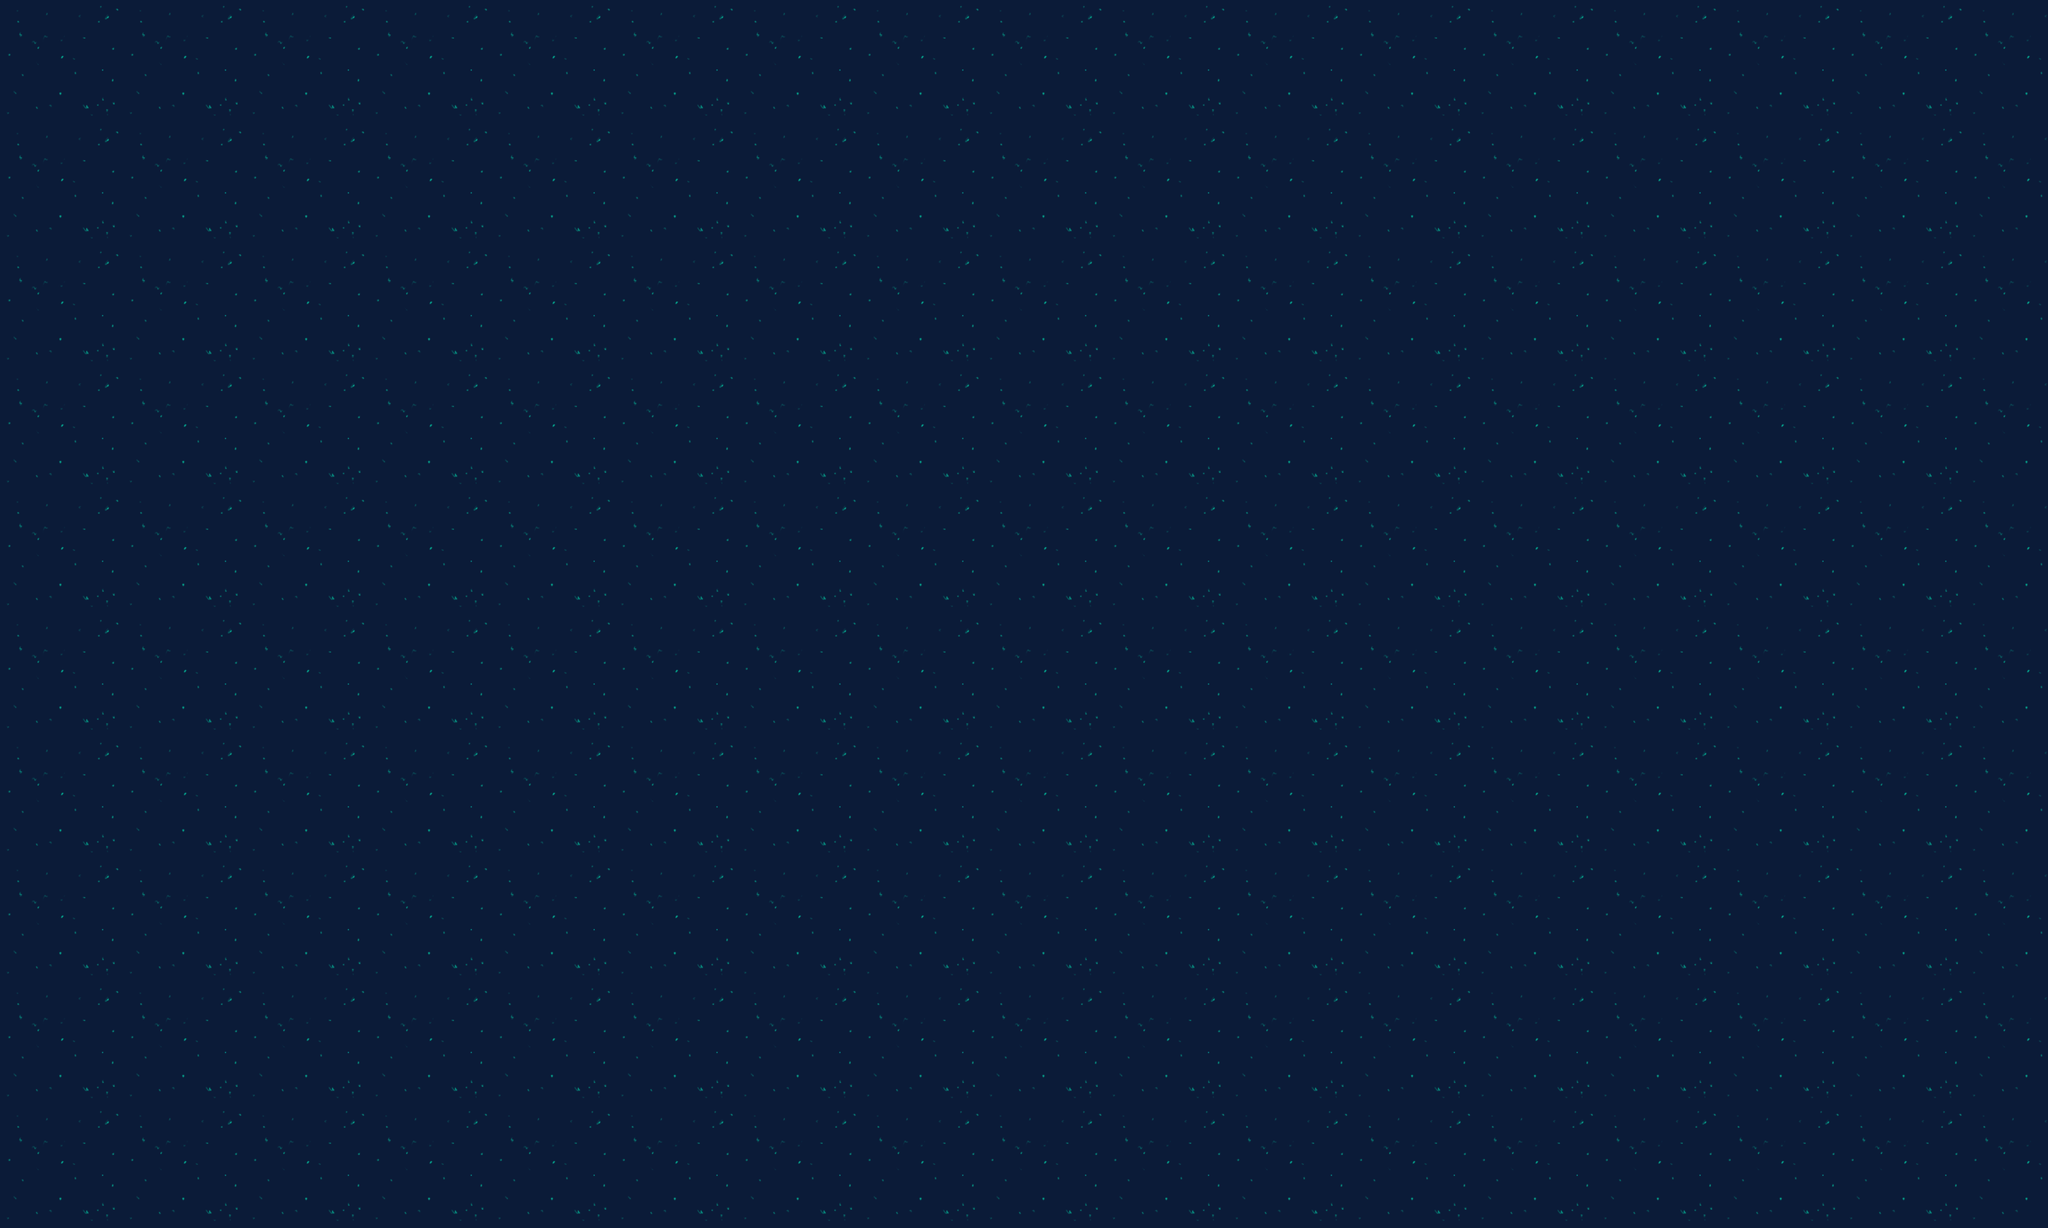

This is a level from a 2D game, rendered from its Tiled map with the project's own tilesets. A one-line summary and the map file follow, with tile-layer data summarised:
An orthogonal 50x30 tile map with 64x64 px tiles, 2 tile layers (fondo, estrellas_2), 1 hidden layer not drawn, 3 tilesets.

<map version="1.4" tiledversion="1.4.2" orientation="orthogonal" renderorder="right-down" width="50" height="30" tilewidth="64" tileheight="64" infinite="0" nextlayerid="11" nextobjectid="1">
 <tileset firstgid="1" source="fondo_base.tsx" />
 <tileset firstgid="19" source="estrellas.tsx" />
 <tileset firstgid="28" source="estrellas_2.tsx" />
 <layer id="1" name="fondo" width="50" height="30">
  <data>[1500 cells, 1500 non-empty, 9 distinct tile ids]</data>
 </layer>
 <layer id="9" name="estrellas" width="50" height="30" visible="0">
  <data>[1500 cells, 1500 non-empty, 9 distinct tile ids]</data>
 </layer>
 <layer id="10" name="estrellas_2" width="50" height="30">
  <data>[1500 cells, 1500 non-empty, 9 distinct tile ids]</data>
 </layer>
</map>
